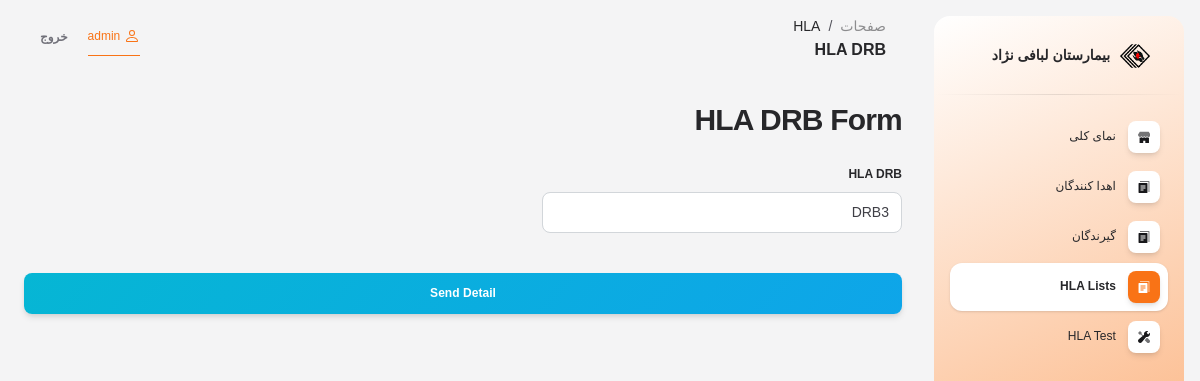
Before: /hla-list/hla-drb/2/edit/ (signed in) with the older database file.
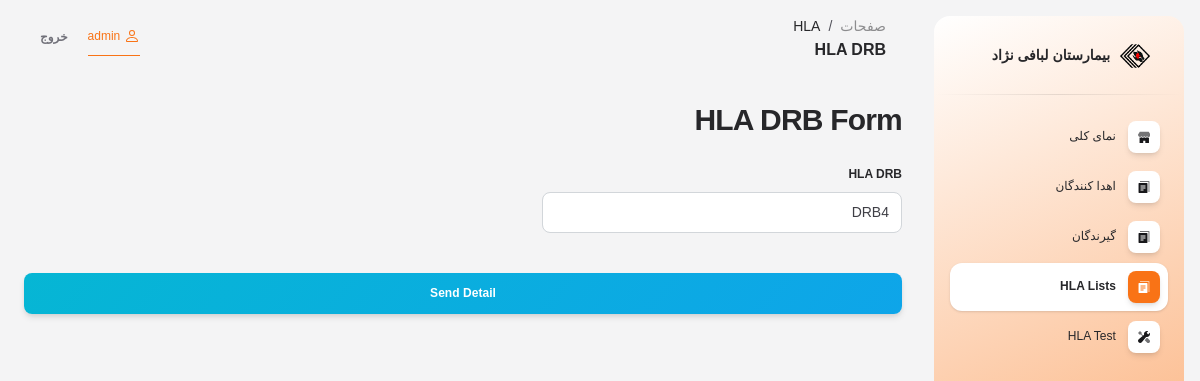
After: the same page with the newer database file.
### referees/models.py (models this page shows, shortened)
class HlaDRB(models.Model):
    value = models.CharField(verbose_name='HLA DRB', max_length=20, unique=True)

### referees/views.py (the view, shortened to what this page needs)
# urls.py: path('hla-list/hla-drb/<int:pk>/edit/', HlaDRBUpdateView.as_view(), name='hla_drb_update'),
class HlaDRBUpdateView(LoginRequiredMixin, UpdateView):
    model = HlaDRB
    fields = '__all__'
    template_name = 'hla/hla_drb_form.html'

### templates/hla/hla_drb_form.html (shortened to what this page needs)
{% extends 'base.html' %}
{% load static %}
{% block page1 %}
HLA
{% endblock %}
{% block page2 %}
HLA DRB
{% endblock %}
{% block contain %}
<div class="row">
    <form method="post">
        <h3 style="margin-bottom: 20px;">HLA DRB Form</h3>
        <div class="my-grid">
            <div>
                <label>{{ form.value.label }}</label>
                <div class="mb-3">
                    <input type="text" name="value" class="form-control" value="{{ form.value.value|default:'' }}" placeholder="for example DRB3">
                </div>
            </div>
        </div>
        <div class="text-center">
            <button type="submit" class="btn bg-gradient-info w-100 mt-4 mb-0">Send Detail</button>
        </div>
    </form>
</div>
{% endblock %}

Changed rows visible on the page:
changed HlaDRB: value "DRB3" → "DRB4"
